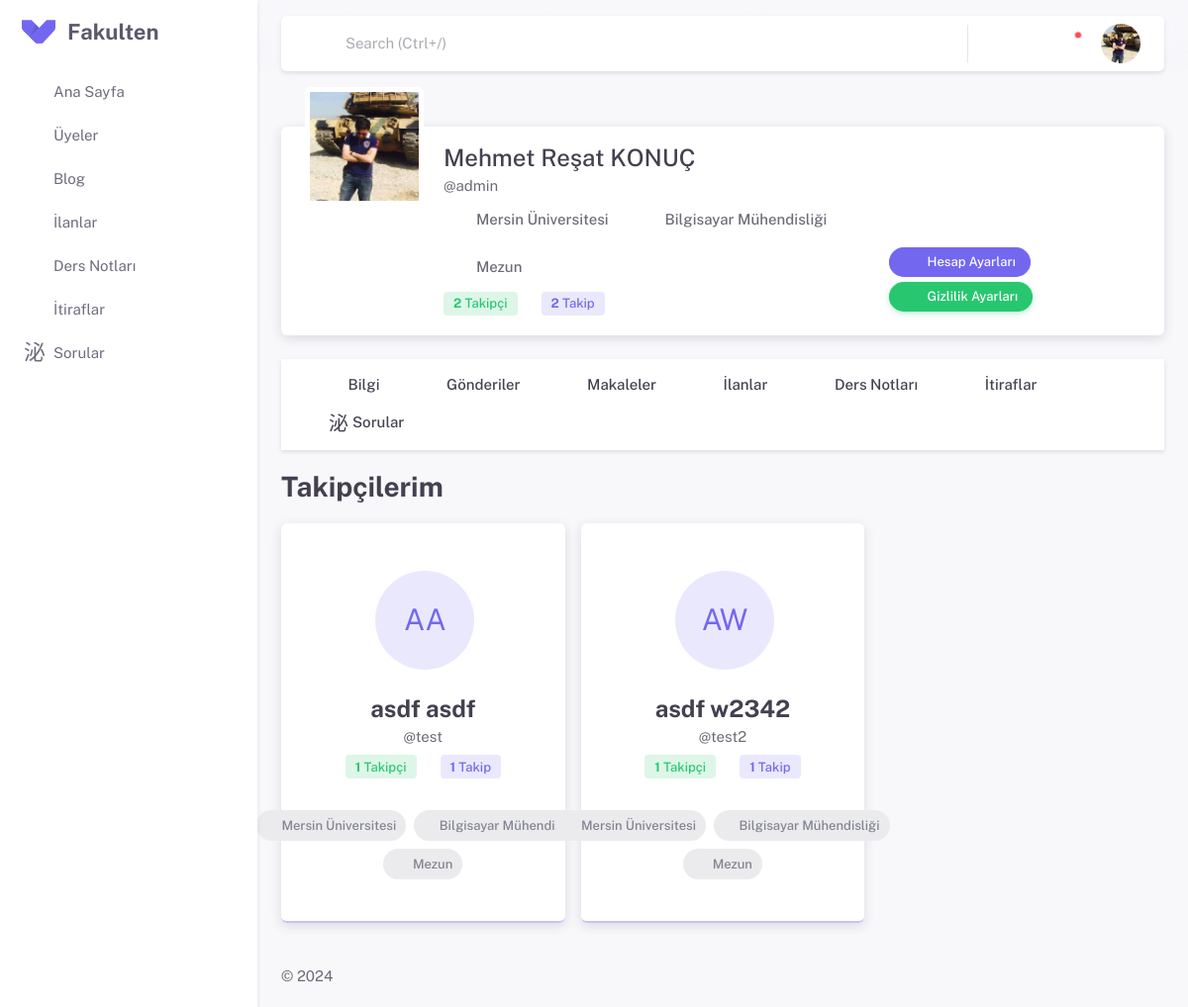
Screenshot of /profile/followers/ (signed in) with the database file from the repository.
### apps/settings/models.py (models this page shows, shortened)
class SiteSettingsModel(models.Model):
    site_name = models.CharField(max_length=50, verbose_name="Site Adı")
    site_description = models.TextField(verbose_name="Site Açıklaması")
    class Meta:
        verbose_name = "Site Ayarı"
        verbose_name_plural = "Site Ayarları"

### apps/profiles/models.py (models this page shows)
class EducationalInformationModel(models.Model):
    user = models.OneToOneField(settings.AUTH_USER_MODEL,
                             on_delete=models.CASCADE, related_name='educational_information')
    country = models.ForeignKey(inputs.CountriesModel,
                             on_delete=models.CASCADE)
    university = models.ForeignKey(inputs.UniversitiesModel,
                             on_delete=models.CASCADE)
    department = models.ForeignKey(inputs.DepartmentsModel,
                             on_delete=models.CASCADE)
    status = models.ForeignKey(inputs.StatusModel,
                             on_delete=models.CASCADE)

### apps/inputs/models.py (models this page shows)
class UniversitiesModel(models.Model):
    countries = models.ForeignKey(CountriesModel, on_delete=models.CASCADE)
    universities = models.CharField(max_length=255)
    def __str__(self):
        return self.universities

class DepartmentsModel(models.Model):
    universities = models.ManyToManyField(UniversitiesModel)
    departments = models.CharField(max_length=255)
    def __str__(self):
        return self.departments

class StatusModel(models.Model):
    status = models.CharField(max_length=55)
    def __str__(self):
        return self.status

### apps/follow/models.py (models this page shows, shortened)
class Follow(models.Model):
    follower = models.ForeignKey(User, related_name='following', on_delete=models.CASCADE)
    following = models.ForeignKey(User, related_name='followers', on_delete=models.CASCADE)
    created_at = models.DateTimeField(auto_now_add=True)
    class Meta:
        unique_together = ('follower', 'following')

### apps/profiles/views.py (the view)
# urls.py: path('followers/', views.FollowersProfileView.as_view(), name='followers_profile'),
class FollowersProfileView(LoginRequiredMixin, View):
    template = 'profiles/followers.html'
    paginate_by = 2
    context = {
        'siteTitle' : 'Profil',
    }
    def get(self, request):
        users = get_user_model()  # Varsayılan kullanıcı modelini al
        profile = get_object_or_404(users, username=request.user.username)
        followers = profile.followers.all()
        paginator = Paginator(followers, self.paginate_by)
        page_number = request.GET.get('page')
        page_obj = paginator.get_page(page_number)
        self.context.update(
            {
            'siteTitle' : str(profile.first_name) + ' ' + str(profile.last_name) + ' - ' + 'Takipçileri',
            'profile': profile,
             'data':page_obj,
             }
        )
        return render(request, self.template, self.context)

### apps/post/models.py (called while the page is built)
    def get_notifications_like_context(self):
        context = {
        'message' : 'gönderinizi beğendi.',
        'content_title' : self.content[:50],
        'content_url' : reverse('post_detail', kwargs={'post_id': self.id}),
        }
        return context

### apps/profiles/templates/profiles/followers.html (shortened to what this page needs)
{% extends 'profiles/partials/base.html' %}
{% load static %}
{% block extra_css %}
<link rel="stylesheet" href="{% static 'assets/vendor/css/pages/page-profile.css' %}" />
<link rel="stylesheet" href="{% static 'assets/vendor/libs/bootstrap-select/bootstrap-select.css' %}" />
<link rel="stylesheet" href="{% static 'assets/vendor/libs/spinkit/spinkit.css' %}" />
<link rel="stylesheet" href="{% static 'assets/css/pages/blogs/index.css' %}" />
{% endblock extra_css%}
{% block profile_content %}
<h3 class="mb-4 fw-bold">Takipçilerim</h3>
<div class="row infinite-container row-cols-1 row-cols-md-2 row-cols-lg-3 g-4">
   {% for item in data %}
   <div class="col infinite-item">
      <div class="card card-border-shadow-primary h-100">
         <div class="card-body text-center">
           <div class="dropdown btn-pinned">
             <button
               type="button"
               class="btn btn-icon btn-text-secondary rounded-pill dropdown-toggle hide-arrow p-4"
               data-bs-toggle="dropdown"
               aria-expanded="false">
               <i class="ti ti-dots-vertical ti-md text-muted"></i>
             </button>
           </div>
           <div class="mx-auto my-6 d-flex justify-content-center">
           <a href="{% url 'profile' item.follower.username %}">
             {% if item.follower.profile_photo.profile_photo %}
             {% with profile_photo_url=item.follower.profile_photo.profile_photo.url %}
             <img src="{{ profile_photo_url }}" alt="Avatar Image" class="rounded-circle h-px-100" />
             {% endwith %}
             {% else %}
             <div class="avatar avatar-xl me-8 mb-8">
               <span class="uye avatar-initial rounded-circle bg-label-primary w-px-100 h-px-100">{{ item.follower.first_name|first }}{{ item.follower.last_name|first }}</span>
             </div>
             {% endif %}
           </a>
           </div>
           <a href="{% url 'profile' item.follower.username %}">
             <h4 class="card-title fw-bold mb-0">{{item.follower.first_name}} {{item.follower.last_name}} {% if item.follower.privacy.is_private %}<i class="ti ti-lock"></i>{%endif%}</h4>
             <span class="text-body">@{{item.follower.username}}</span>
           </a>
           <ul class="list-inline mb-0 d-flex align-items-center flex-wrap justify-content-center gap-4 my-2">
             <li class="list-inline-item d-flex gap-2 align-items-center">
                <span class="badge bg-label-success" id="follower-count"><strong>{{item.follower.followers.count}}</strong> Takipçi</span>
             </li>
             <li class="list-inline-item d-flex gap-2 align-items-center">
                <span class="badge bg-label-primary"><strong>{{item.follower.following.count}}</strong> Takip</span>
             </li>
             </ul>
         </div>
         <div class="card-footer">
           <div class="d-flex align-items-center justify-content-center mb-2 mt-2 gap-2">
             <span class="badge bg-label-secondary d-flex align-items-center rounded-pill"><i class="ti ti-building-bank"></i>{{item.follower.educational_information.university}}</span>
             <span class="badge bg-label-secondary d-flex align-items-center rounded-pill"><i class="ti ti-address-book"></i>{{item.follower.educational_information.department}}</span>
           </div>
           <div class="d-flex align-items-center justify-content-center mb-2 mt-2 gap-2">
             <span class="badge bg-label-secondary d-flex align-items-center rounded-pill mb-3"><i class="ti ti-school me-1"></i>{{item.follower.educational_information.status}}</span>
           </div>
             </div>
       </div>
   </div>
   {% endfor %}
</div>
{% endblock %}

### apps/profiles/templates/profiles/partials/base.html (shortened to what this page needs)
{% extends 'partials/base.html' %}
{% load static %}
{% block content %}
<div class="row mt-8">
   <div class="col-12">
      <div class="card mb-6">
         <div class="user-profile-header d-flex flex-column flex-lg-row text-sm-start text-center mb-5">
            <div class="flex-shrink-0 mt-n2 mx-sm-0 mx-auto">
               {% if profile.profile_photo.profile_photo %}
               {% with profile_photo_url=profile.profile_photo.profile_photo.url %}
               <img
                  src="{{ profile_photo_url }}"
                  alt="user image"
                  class="d-block h-auto ms-0 ms-sm-6 rounded user-profile-img" />
               {% endwith %}
               {% else %}
               <img
                  src="{% static 'assets/img/avatars/privacy.jpg' %}"
                  alt="user image"
                  class="d-block h-auto ms-0 ms-sm-6 rounded user-profile-img" />
               {% endif %}
            </div>
            <div class="flex-grow-1 mt-3 mt-lg-5">
               <div
                  class="d-flex align-items-md-end justify-content-md-between  mx-5 flex-md-row flex-column gap-4">
                  <div class="user-profile-info">
                     <h4 class="mb-0 mt-lg-6">{{profile.first_name}} {{profile.last_name}} {% if profile.privacy.is_private %}<i class="ti ti-lock"></i>{%endif%}</h4>
                     <span data-bs-toggle="tooltip" data-bs-placement="top" title="Kullanıcı Adı">@{{profile.username}}</span>
                     <ul
                        class="list-inline mb-0 d-flex align-items-center flex-wrap justify-content-sm-start justify-content-center gap-4 my-2">
                        <li class="list-inline-item d-flex gap-2 align-items-center">
                           <i class="ti ti-building-bank ti-lg"></i><span class="fw-medium">{{profile.educational_information.university}}</span>
                        </li>
                        <li class="list-inline-item d-flex gap-2 align-items-center">
                           <i class="ti ti-address-book ti-lg"></i><span class="fw-medium">{{profile.educational_information.department}}</span>
                        </li>
                        <li class="list-inline-item d-flex gap-2 align-items-center">
                           <i class="ti ti-school ti-lg"></i><span class="fw-medium">{{profile.educational_information.status}}</span>
                        </li>
                     </ul>
                     <ul class="list-inline mb-0 d-flex align-items-center flex-wrap justify-content-sm-start justify-content-center gap-4 my-2">
                        <li class="list-inline-item d-flex gap-2 align-items-center">
                           {% if user == profile %}
                           <a href="{% url 'followers_profile' %}">
                           <span class="badge bg-label-success" id="follower-count"><strong>{{profile.followers.count}}</strong> Takipçi</span>
                           </a>
                           {%else%}
                           <span class="badge bg-label-success" id="follower-count"><strong>{{profile.followers.count}}</strong> Takipçi</span>
                           {%endif%}
                        </li>
                        <li class="list-inline-item d-flex gap-2 align-items-center">
                           {% if user == profile %}
                           <a href="{% url 'following_profile' %}">
                           <span class="badge bg-label-primary"><strong>{{profile.following.count}}</strong> Takip</span>
                           </a>
                           {%else%}
                           <span class="badge bg-label-primary"><strong>{{profile.following.count}}</strong> Takip</span>
                           {%endif%}
                        </li>
                     </ul>
                  </div>
                  <div class="ms-end">
                  {%if user.username == profile.username %}
                     <a href="{% url 'profile_settings' %}" class="btn btn-sm btn-primary mb-1 rounded-pill">
                        <i class="ti ti-settings  me-2"></i>Hesap Ayarları
                     </a>
                     <a href="{% url 'privacy_settings' %}" class="btn btn-sm btn-success mb-1 rounded-pill">
                        <i class="ti ti-lock me-2"></i>Gizlilik Ayarları
                     </a>
                  {% endif %}
                  </div>
               </div>
            </div>
         </div>
      </div>
   </div>
</div>
{%if profile.privacy.is_private and profile != user and not followers  %}
<div class="alert alert-solid-danger d-flex align-items-center" role="alert">
   <span class="alert-icon rounded">
     <i class="ti ti-lock"></i>
   </span>
   Gizli Hesap Sadece Takipçileri Görüntüleyebilir.
 </div>
{%else %}
   {% block profile-nav %}
      {% include 'profiles/partials/profile-nav.html' %}
   {% endblock %}
   {% block profile_content %}
   {% endblock %}
{%endif%}
{% endblock %}

### templates/partials/sidebar.html (shortened to what this page needs)
<aside id="layout-menu" class="layout-menu menu-vertical menu bg-menu-theme">
    <div class="app-brand demo">
      <a href="{% url 'home' %}" class="app-brand-link">
        <span class="app-brand-logo demo">
        </span>
        <span class="app-brand-text demo menu-text fw-bold">{{site_settings.site_name}}</span>
      </a>
      <a href="javascript:void(0);" class="layout-menu-toggle menu-link text-large ms-auto">
        <i class="ti menu-toggle-icon d-none d-xl-block align-middle"></i>
      </a>
    </div>
    {% with current_page=request.resolver_match.url_name %}
    <ul class="menu-inner py-1">
      <li class="menu-item {% if current_page == 'home' %} active{% endif %}">
        <a href="{% url 'home' %}" class="menu-link">
          <i class="menu-icon tf-icons ti ti-smart-home"></i>
          <div>Ana Sayfa</div>
        </a>
      </li>
      <li class="menu-item {% if current_page == 'members' %} active{% endif %}">
        <a href="{% url 'members' %}" class="menu-link">
          <i class="menu-icon tf-icons ti ti-user-search"></i>
          <div>Üyeler</div>
        </a>
      </li>
      <li class="menu-item {% if '/blogs/' in request.path %} active open{% endif %}">
        <a href="" class="menu-link menu-toggle">
          <i class="menu-icon tf-icons ti ti-blockquote"></i>
          <div>Blog</div>
        </a>
      </li>
      <li class="menu-item {% if '/marketplace/' in request.path %} active open{% endif %}">
        <a href="{% url 'marketplace' %}" class="menu-link menu-toggle">
          <i class="menu-icon tf-icons ti ti-building-store"></i>
          <div>İlanlar</div>
        </a>
      </li>
      <li class="menu-item {% if '/documents/' in request.path %} active open{% endif %}">
        <a href="" class="menu-link menu-toggle">
          <i class="menu-icon tf-icons ti ti-notebook"></i>
          <div>Ders Notları</div>
        </a>
      </li>
      <li class="menu-item {% if '/confessions/' in request.path %} active open{% endif %}">
        <a href="{% url 'confessions' %}" class="menu-link menu-toggle">
          <i class="menu-icon ti-icons ti ti-spy"></i>
          <div>İtiraflar</div>
        </a>
      </li>
      <li class="menu-item {% if '/questions/' in request.path %} active open{% endif %}">
        <a href="" class="menu-link menu-toggle">
          <i class="menu-icon ti-icons ti ti-message-2-question"></i>
          <div>Sorular</div>
        </a>
      </li>
    </ul>
    {% endwith %}
  </aside>

### static/assets/css/demo.css (style rules this page uses)
.light-style .menu .app-brand.demo { height: 64px; }
.app-brand-logo.demo { -ms-flex-align: center; align-items: center; -ms-flex-pack: center; justify-content: center; display: -ms-flexbox; display: flex; width: 34px; height: 24px; }
.app-brand-logo.demo svg { width: 35px; height: 24px; }
.app-brand-text.demo { font-size: 1.375rem; }

### static/assets/css/pages/blogs/index.css (style rules this page uses)
.card img { height: 200px; object-fit: cover; width: 100%; }

### rows the page displays
SiteSettingsModel: site_name "Fakulten"
Follow: follower.first_name|first "A", follower.last_name|first "A", follower.first_name "asdf", follower.last_name "asdf", follower.username "test", follower.followers.count "1", follower.following.count "1", follower.educational_information.university "Mersin Üniversitesi", follower.educational_information.department "Bilgisayar Mühendisliği", follower.educational_information.status "Mezun"
Follow: follower.first_name|first "A", follower.last_name|first "W", follower.first_name "asdf", follower.last_name "w2342", follower.username "test2", follower.followers.count "1", follower.following.count "1", follower.educational_information.university "Mersin Üniversitesi", follower.educational_information.department "Bilgisayar Mühendisliği", follower.educational_information.status "Mezun"

### other values shown
{{ profile.first_name }} "Mehmet Reşat"
{{ profile.last_name }} "KONUÇ"
{{ profile.username }} "admin"
{{ profile.educational_information.university }} "Mersin Üniversitesi"
{{ profile.educational_information.department }} "Bilgisayar Mühendisliği"
{{ profile.educational_information.status }} "Mezun"
{{ profile.followers.count }} "2"
{{ profile.following.count }} "2"
